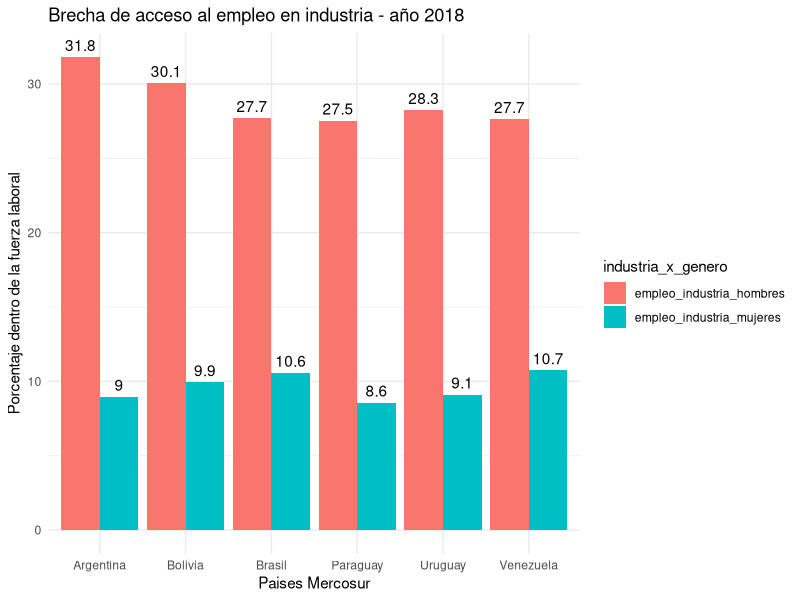
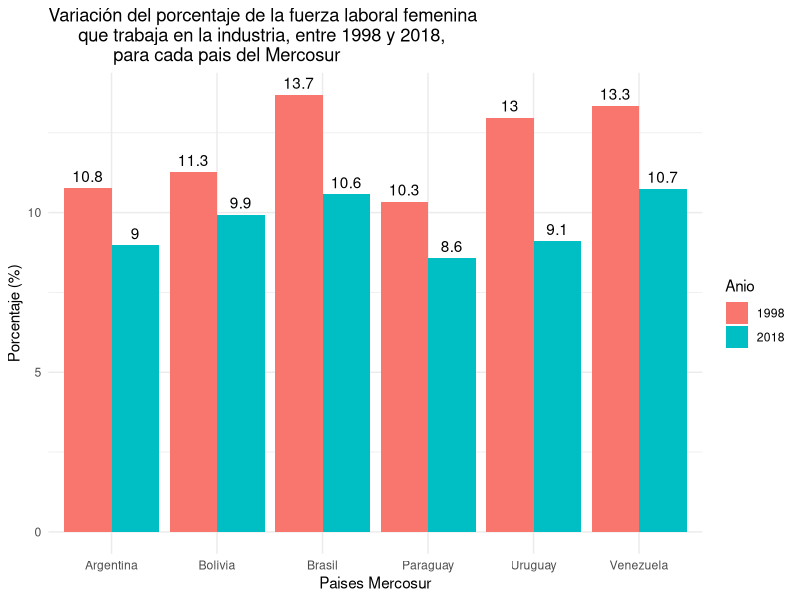

These figures' R source, in order:
## ---- chunk 1
knitr::opts_chunk$set(echo = TRUE)
library(tidyr)
library(readr)
library(dplyr)
library(ggplot2)
## ---- chunk 2
empleo_genero <- read_csv("datos/empleo_genero.csv")
## ---- chunk 3
empleo_genero_largo <- pivot_longer(empleo_genero, 
                                    cols=4:52, 
                                    names_to = "Anio", 
                                    values_to = "Valor")
## ---- chunk 4
empleo_genero_largo
## ---- chunk 5
empleo_genero_ordenado <- pivot_wider(empleo_genero_largo, 
                                      names_from = variable,
                                      values_from = Valor)|> 
                          mutate(Anio=as.numeric(Anio))
## ---- chunk 6
empleo_genero_ordenado
## ---- chunk 7
glimpse(empleo_genero_ordenado)
## ---- chunk 8
empleo_genero_ordenado|> filter(pais_region !="Latin America & Caribbean" & pais_region != "Mundo" & pais_region != "EspaÃ±a")|> 
                      group_by(Anio)
                        
## ---- chunk 9
empleo_genero_ordenado|> filter(pais_region !="Latin America & Caribbean" & pais_region != "Mundo" & pais_region != "EspaÃ±a")|> 
                      group_by(pais_region)
## ---- chunk 10
empleo_genero_ordenado|> filter(pais_region !="Latin America & Caribbean" & pais_region != "Mundo" & pais_region != "EspaÃ±a" & Anio == 2018)|> 
                    summarise(empleadoras_promedio = mean(empleadoras_mujeres),
                              empleadoras_sd = sd(empleadoras_mujeres),
                              empleadoras_min = min(empleadoras_mujeres),
                              empleadoras_max = max(empleadoras_mujeres))
## ---- chunk 11
empleo_genero_ordenado|> filter(pais_region !="Latin America & Caribbean" & pais_region != "Mundo" & pais_region != "EspaÃ±a" & Anio == 2018)|> 
                    summarise(empleadores_promedio = mean(empleadores_hombres),
                              empleadores_sd = sd(empleadores_hombres),
                              empleadores_min = min(empleadores_hombres),
                              empleadores_max = max(empleadores_hombres))
## ---- chunk 12
empleo_genero_ordenado|> filter(pais_region !="Latin America & Caribbean" & pais_region != "Mundo" & pais_region != "España" & Anio == 2018)|> 
                summarise(autoempleo_mujeres_prom = mean(autoempleo_mujeres),
                          autoempleo_mujeres_sd = sd(autoempleo_mujeres),
                          autoempleo_mujeres_min = min(autoempleo_mujeres),
                          autoempleo_mujeres_max = max(autoempleo_mujeres))
## ---- chunk 13
empleo_genero_ordenado|> filter(pais_region !="Latin America & Caribbean" & pais_region != "Mundo" & pais_region != "EspaÃ±a" & Anio == 2018)|> 
                summarise(autoempleo_hombres_prom = mean(autoempleo_hombres),
                          autoempleo_hombres_sd = sd(autoempleo_hombres),
                          autoempleo_hombres_min = min(autoempleo_hombres),
                          autoempleo_hombres_max = max(autoempleo_hombres))
## ---- chunk 14
empleo_mercosur <- select(empleo_genero_ordenado, pais_region, Anio, empleo_industria_mujeres, empleo_industria_hombres) |>
  filter(pais_region == "Argentina" | pais_region == "Uruguay" | pais_region == "Paraguay" | pais_region == "Brasil" | pais_region == "Venezuela" | pais_region == "Bolivia") |> 
  filter (Anio >= 1998)
## ---- chunk 15
industria_2018 <- select(empleo_mercosur, pais_region, Anio, empleo_industria_mujeres, empleo_industria_hombres)|>
  filter(Anio == 2018) |> 
  pivot_longer(cols =c("empleo_industria_hombres","empleo_industria_mujeres"),
               names_to = "industria_x_genero",  
               values_to = "valor")
 
## ---- chunk 16
ggplot(industria_2018, aes(x=pais_region,y=valor, fill=industria_x_genero))+
  geom_col(position = "dodge") +
  ggtitle ("Brecha de acceso al empleo en industria - año 2018") + 
  labs(x = "Paises Mercosur",y = "Porcentaje dentro de la fuerza laboral") + 
  geom_text(aes(label = round(valor, digits = 1)),
    position = position_dodge(0.9),
    vjust = -0.5)+
  theme_minimal()
  
## ---- chunk 17
variacion_mujeres_2018_1998 <- select(empleo_genero, variable, pais_region, "1998", "2018")|>
  filter(pais_region == "Argentina" | pais_region == "Uruguay" | pais_region == "Paraguay" | pais_region == "Brasil" | pais_region == "Venezuela" | pais_region == "Bolivia") |>
  filter(variable == "empleo_industria_mujeres")|>
  mutate(variacion=`2018`-`1998`)
## ---- chunk 18
industria_1998_2018 <- select(empleo_mercosur, pais_region, Anio, empleo_industria_mujeres)|>
  filter(Anio == 1998 | Anio == 2018) 
## ---- chunk 19
industria_1998_2018 |>
mutate(Anio=as.character(Anio)) |>
ggplot(aes(x=pais_region,y=empleo_industria_mujeres, fill=Anio))+
  geom_col(position = "dodge") +
  ggtitle ("Variación del porcentaje de la fuerza laboral femenina 
      que trabaja en la industria, entre 1998 y 2018, 
             para cada pais del Mercosur") + 
  labs(x = "Paises Mercosur",y = "Porcentaje (%)") +
  geom_text(aes(label = round(empleo_industria_mujeres, digits = 1)),
    position = position_dodge(0.9),
    vjust = -0.5) +
  theme_minimal()
